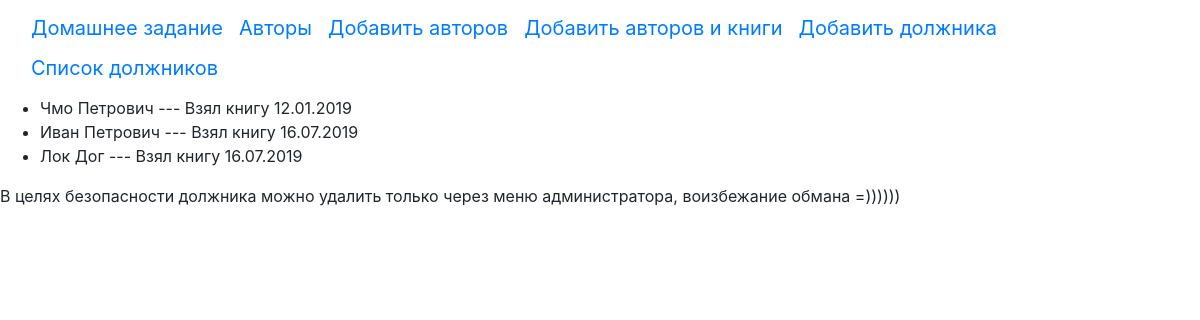
The app's page /friend_list with its own data.
### p_library/models.py (models this page shows, shortened)
class Friend(models.Model):
    name = models.CharField(max_length=20)
    surname = models.CharField(max_length=20)
    book = models.ForeignKey('Book', on_delete=models.CASCADE)
    data = models.CharField(max_length=20)

### p_library/views.py (the view)
# urls.py: url('friend_list', FriendList.as_view(), name='friend_list'),
class FriendList(ListView):
    model = Friend
    template_name = 'p_libraryApp/friend_list.html'

### p_library/templates/p_libraryApp/friend_list.html (shortened to what this page needs)
<!DOCTYPE html>
<html lang="en">
<head>
</head>
<body>
	{% include "p_libraryApp/includes/menu_bar.html"%}
	<ul>
		{% for friend in object_list %}
		    <li>{{ friend.name }} {{ friend.surname }} --- Взял книгу {{ friend.data }}</li>
		{% endfor %}
	</ul>
	<p>В целях безопасности должника можно удалить только через меню администратора, воизбежание обмана =))))))</p>
</body>
</html>

### records on screen
Friend: name "Чмо", surname "Петрович", data "12.01.2019"
Friend: name "Иван", surname "Петрович", data "16.07.2019"
Friend: name "Лок", surname "Дог", data "16.07.2019"
